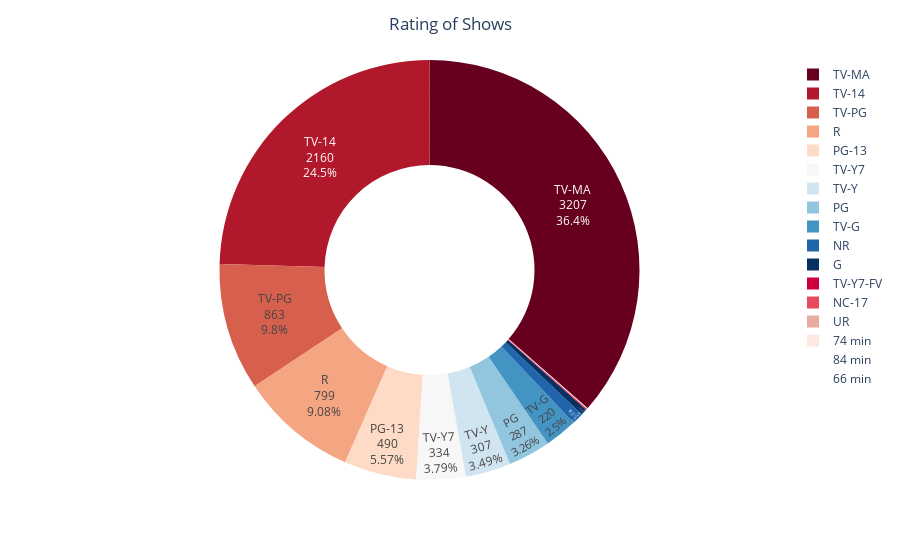

Notebook cell for this chart:
### Markdown cell above
### 2. Content by rating

### Code cell
rating_counts = list(df['rating'].value_counts())
rating_ls = list(df['rating'].value_counts().index)
fig = px.pie(df,values=rating_counts,names=rating_ls, hole=0.5,color_discrete_sequence=px.colors.sequential.RdBu)
fig.update_layout(title_text='Rating of Shows', title_x=0.5)
fig.update_traces(textposition='inside',textinfo='label+percent+value')
fig.show()

### Figure 1 — Plotly figure (JSON) as saved in the notebook; plotly's stock layout.template omitted (floating-point values rounded to 4 significant figures)
{"data": [{"domain": {"x": [0, 1], "y": [0, 1]}, "hole": 0.5, "hovertemplate": "label=%{label}<br>value=%{value}<extra></extra>", "labels": ["TV-MA", "TV-14", "TV-PG", "R", "PG-13", "TV-Y7", "TV-Y", "PG", "TV-G", "NR", "G", "TV-Y7-FV", "NC-17", "UR", "74 min", "84 min", "66 min"], "legendgroup": "", "name": "", "showlegend": true, "textinfo": "label+percent+value", "textposition": "inside", "type": "pie", "values": [3207, 2160, 863, 799, 490, 334, 307, 287, 220, 80, 41, 6, 3, 3, 1, 1, 1]}], "layout": {"legend": {"tracegroupgap": 0}, "margin": {"t": 60}, "piecolorway": ["rgb(103,0,31)", "rgb(178,24,43)", "rgb(214,96,77)", "rgb(244,165,130)", "rgb(253,219,199)", "rgb(247,247,247)", "rgb(209,229,240)", "rgb(146,197,222)", "rgb(67,147,195)", "rgb(33,102,172)", "rgb(5,48,97)"], "title": {"text": "Rating of Shows", "x": 0.5}}}
